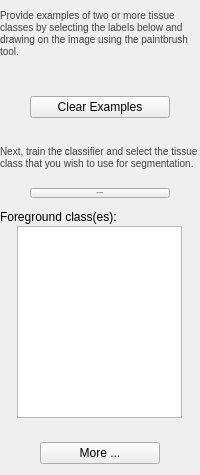
            <widget class="QWidget" name="pgClassify">
             <layout class="QGridLayout" name="gridLayout_5" columnstretch="0">
              <property name="leftMargin">
               <number>0</number>
              </property>
              <property name="topMargin">
               <number>0</number>
              </property>
              <property name="rightMargin">
               <number>0</number>
              </property>
              <property name="verticalSpacing">
               <number>2</number>
              </property>
              <item row="17" column="0">
               <widget class="QWidget" name="widget_8" native="true">
                <layout class="QHBoxLayout" name="horizontalLayout_7">
                 <property name="leftMargin">
                  <number>0</number>
                 </property>
                 <property name="topMargin">
                  <number>0</number>
                 </property>
                 <property name="rightMargin">
                  <number>0</number>
                 </property>
                 <property name="bottomMargin">
                  <number>0</number>
                 </property>
                </layout>
               </widget>
              </item>
              <item row="2" column="0" alignment="Qt::AlignHCenter">
               <widget class="ColorLabelQuickListWidget" name="boxLabelQuickList" native="true">
                <property name="minimumSize">
                 <size>
                  <width>0</width>
                  <height>20</height>
                 </size>
                </property>
               </widget>
              </item>
              <item row="18" column="0" alignment="Qt::AlignHCenter">
               <widget class="QPushButton" name="btnClassifyDetail">
                <property name="minimumSize">
                 <size>
                  <width>120</width>
                  <height>0</height>
                 </size>
                </property>
                <property name="maximumSize">
                 <size>
                  <width>120</width>
                  <height>16777215</height>
                 </size>
                </property>
                <property name="toolTip">
                 <string>&lt;html&gt;&lt;head/&gt;&lt;body&gt;&lt;p&gt;&lt;span style=&quot; font-size:12pt;&quot;&gt;Display additional classification parameters&lt;/span&gt;&lt;/p&gt;&lt;/body&gt;&lt;/html&gt;</string>
                </property>
                <property name="text">
                 <string>More ...</string>
                </property>
               </widget>
              </item>
              <item row="15" column="0">
               <spacer name="verticalSpacer_17">
                <property name="orientation">
                 <enum>Qt::Vertical</enum>
                </property>
                <property name="sizeType">
                 <enum>QSizePolicy::Fixed</enum>
                </property>
                <property name="sizeHint" stdset="0">
                 <size>
                  <width>20</width>
                  <height>10</height>
                 </size>
                </property>
               </spacer>
              </item>
              <item row="13" column="0">
               <widget class="QLabel" name="label_9">
                <property name="text">
                 <string>Foreground class(es):</string>
                </property>
               </widget>
              </item>
              <item row="4" column="0" alignment="Qt::AlignHCenter">
               <widget class="QPushButton" name="btnClassifyClearExamples">
                <property name="sizePolicy">
                 <sizepolicy hsizetype="Preferred" vsizetype="Fixed">
                  <horstretch>0</horstretch>
                  <verstretch>0</verstretch>
                 </sizepolicy>
                </property>
                <property name="minimumSize">
                 <size>
                  <width>140</width>
                  <height>0</height>
                 </size>
                </property>
                <property name="maximumSize">
                 <size>
                  <width>140</width>
                  <height>16777215</height>
                 </size>
                </property>
                <property name="toolTip">
                 <string>&lt;html&gt;&lt;head/&gt;&lt;body&gt;&lt;p&gt;Clear all the examples of the tissue classes painted in the image. This is useful if you want to retrain your classifier using new examples. It is also a good idea to clear examples before pressing 'Next'.&lt;/p&gt;&lt;/body&gt;&lt;/html&gt;</string>
                </property>
                <property name="text">
                 <string>Clear Examples</string>
                </property>
               </widget>
              </item>
              <item row="12" column="0">
               <spacer name="verticalSpacer_6">
                <property name="orientation">
                 <enum>Qt::Vertical</enum>
                </property>
                <property name="sizeType">
                 <enum>QSizePolicy::Fixed</enum>
                </property>
                <property name="sizeHint" stdset="0">
                 <size>
                  <width>20</width>
                  <height>10</height>
                 </size>
                </property>
               </spacer>
              </item>
              <item row="1" column="0">
               <widget class="QLabel" name="label_12">
                <property name="sizePolicy">
                 <sizepolicy hsizetype="Expanding" vsizetype="Preferred">
                  <horstretch>0</horstretch>
                  <verstretch>0</verstretch>
                 </sizepolicy>
                </property>
                <property name="minimumSize">
                 <size>
                  <width>0</width>
                  <height>68</height>
                 </size>
                </property>
                <property name="styleSheet">
                 <string notr="true">font-size:10px;
color: rgb(64, 64, 64)</string>
                </property>
                <property name="text">
                 <string>&lt;html&gt;&lt;head/&gt;&lt;body&gt;&lt;p&gt;Provide examples of two or more tissue classes by selecting the labels below and drawing on the image using the paintbrush tool.&lt;/p&gt;&lt;/body&gt;&lt;/html&gt;</string>
                </property>
                <property name="wordWrap">
                 <bool>true</bool>
                </property>
               </widget>
              </item>
              <item row="6" column="0">
               <widget class="QLabel" name="label_25">
                <property name="sizePolicy">
                 <sizepolicy hsizetype="Expanding" vsizetype="Preferred">
                  <horstretch>0</horstretch>
                  <verstretch>0</verstretch>
                 </sizepolicy>
                </property>
                <property name="minimumSize">
                 <size>
                  <width>0</width>
                  <height>56</height>
                 </size>
                </property>
                <property name="styleSheet">
                 <string notr="true">font-size:10px;
color: rgb(64, 64, 64)</string>
                </property>
                <property name="text">
                 <string>&lt;html&gt;&lt;head/&gt;&lt;body&gt;&lt;p&gt;Next, train the classifier and select the tissue class that you wish to use for segmentation.&lt;/p&gt;&lt;/body&gt;&lt;/html&gt;</string>
                </property>
                <property name="wordWrap">
                 <bool>true</bool>
                </property>
               </widget>
              </item>
              <item row="5" column="0">
               <spacer name="verticalSpacer_14">
                <property name="orientation">
                 <enum>Qt::Vertical</enum>
                </property>
                <property name="sizeType">
                 <enum>QSizePolicy::Fixed</enum>
                </property>
                <property name="sizeHint" stdset="0">
                 <size>
                  <width>20</width>
                  <height>10</height>
                 </size>
                </property>
               </spacer>
              </item>
              <item row="3" column="0">
               <spacer name="verticalSpacer_18">
                <property name="orientation">
                 <enum>Qt::Vertical</enum>
                </property>
                <property name="sizeType">
                 <enum>QSizePolicy::Fixed</enum>
                </property>
                <property name="sizeHint" stdset="0">
                 <size>
                  <width>20</width>
                  <height>4</height>
                 </size>
                </property>
               </spacer>
              </item>
              <item row="16" column="0">
               <spacer name="verticalSpacer_16">
                <property name="orientation">
                 <enum>Qt::Vertical</enum>
                </property>
                <property name="sizeType">
                 <enum>QSizePolicy::Expanding</enum>
                </property>
                <property name="sizeHint" stdset="0">
                 <size>
                  <width>20</width>
                  <height>10</height>
                 </size>
                </property>
               </spacer>
              </item>
              <item row="7" column="0" alignment="Qt::AlignHCenter">
               <widget class="QPushButton" name="btnClassifyTrain">
                <property name="sizePolicy">
                 <sizepolicy hsizetype="Minimum" vsizetype="Fixed">
                  <horstretch>0</horstretch>
                  <verstretch>0</verstretch>
                 </sizepolicy>
                </property>
                <property name="minimumSize">
                 <size>
                  <width>140</width>
                  <height>0</height>
                 </size>
                </property>
                <property name="maximumSize">
                 <size>
                  <width>140</width>
                  <height>16777215</height>
                 </size>
                </property>
                <property name="font">
                 <font>
                  <pointsize>-1</pointsize>
                 </font>
                </property>
                <property name="toolTip">
                 <string>&lt;html&gt;&lt;head/&gt;&lt;body&gt;&lt;p&gt;This button trains the random forest classifier. The classifier assigns a probability value to each voxel of belonging to the 'foreground' class vs. belonging to all other classes. You must train a classifier before proceeding to the next step.&lt;/p&gt;&lt;/body&gt;&lt;/html&gt;</string>
                </property>
                <property name="text">
                 <string>Train Classifier</string>
                </property>
               </widget>
              </item>
              <item row="14" column="0" alignment="Qt::AlignHCenter">
               <widget class="QListView" name="lstClassifyForeground">
                <property name="maximumSize">
                 <size>
                  <width>165</width>
                  <height>16777215</height>
                 </size>
                </property>
                <property name="toolTip">
                 <string>&lt;html&gt;&lt;head/&gt;&lt;body&gt;&lt;p&gt;Designate one or more classes as the &amp;quot;foreground&amp;quot; class(es). These are the classes that you want to apply segmentation to. The speed image is computed as the sum of probabilities of all the foreground classes, minus the sum of probabilities of the background classes.&lt;/p&gt;&lt;/body&gt;&lt;/html&gt;</string>
                </property>
                <property name="styleSheet">
                 <string notr="true">QListView:!active
{
  selection-background-color: rgb(162, 204, 255);
}</string>
                </property>
                <property name="editTriggers">
                 <set>QAbstractItemView::NoEditTriggers</set>
                </property>
                <property name="selectionMode">
                 <enum>QAbstractItemView::ExtendedSelection</enum>
                </property>
                <property name="selectionBehavior">
                 <enum>QAbstractItemView::SelectRows</enum>
                </property>
               </widget>
              </item>
             </layout>
            </widget>
